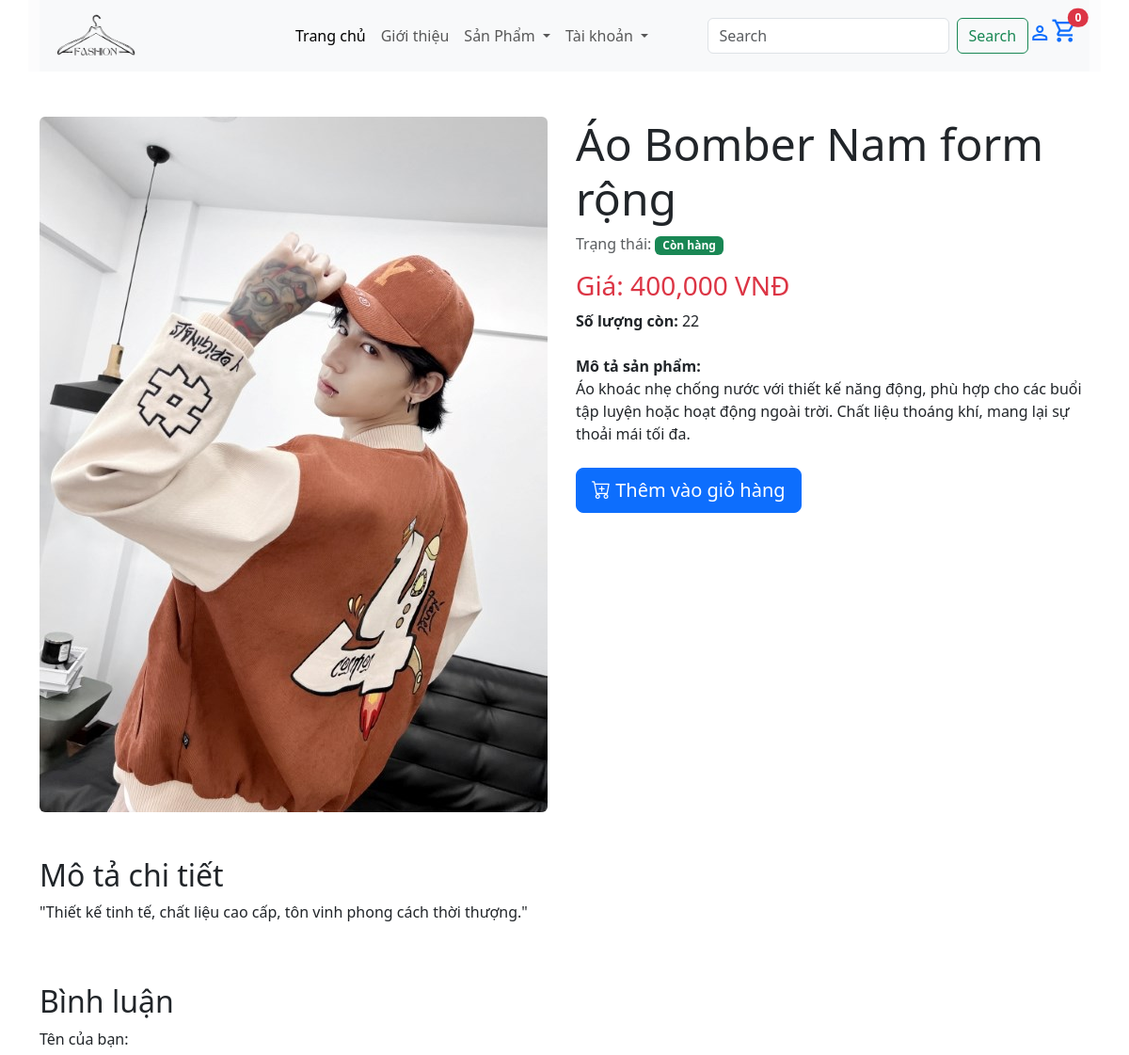
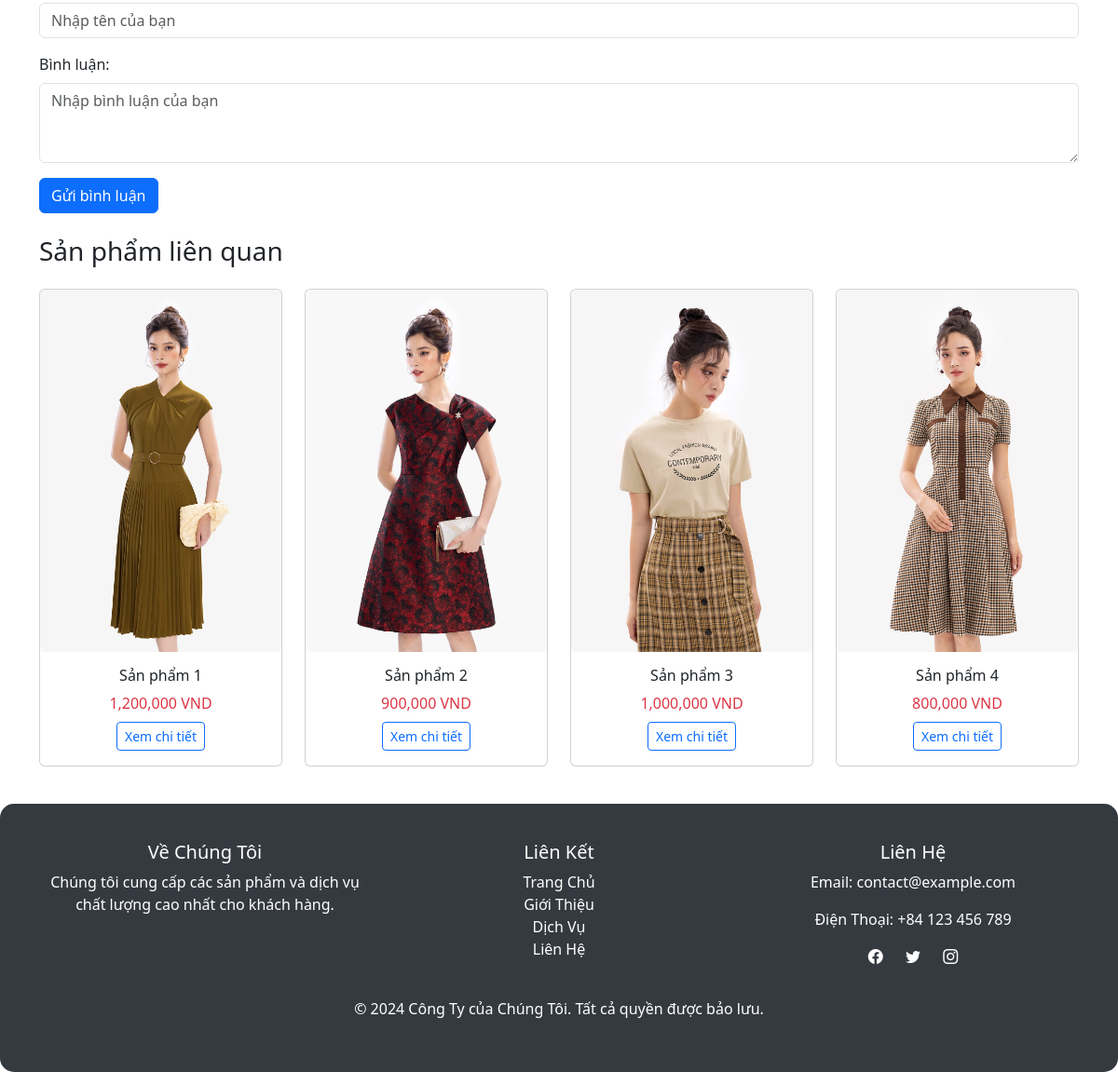
The page /index.php?ctl=detail&id=5 on the database its author committed (2 pictures, top to bottom).
### tables this page shows
CREATE TABLE `products` (
  `id` int NOT NULL,
  `name` varchar(255) NOT NULL,
  `image` varchar(255) NOT NULL,
  `price` bigint NOT NULL,
  `quantity` int NOT NULL,
  `description` text NOT NULL,
  `status` tinyint NOT NULL DEFAULT '1',
  `category_id` int NOT NULL
);

### common/function.php (called while the page is built, shortened)
<?php
function view($view, $data = [])
{
    extract($data);
    $view = str_replace('.', '/', $view);
    include_once ROOT_DIR . "views/$view.php";
}

### controllers/productcontroller.php (called while the page is built, shortened)
<?php
class ProductController {
    public function show() {
        $id = $_GET['id'] ?? null;
        if ($id) {
            $product = (new Product)->find($id);
            if ($product) {
                return view(
                    'clients.products.detail',
                    compact('product', 'categories', 'title')
                );
            } else {
                return view('404.404');
            }
        } else {
            return view('404.404');
        }
    }
}
?>

### index.php (called while the page is built, shortened)
<?php
require_once __DIR__ . "/common/function.php";
require_once __DIR__ . "/models/BaseModel.php";
require_once __DIR__ . "/models/Product.php";
require_once __DIR__ . "/controllers/productcontroller.php";
$ctl = $_GET['ctl'] ?? '';
match ($ctl) {
    '', 'home' => (new HomeController)->index(),
    'category' => (new productcontroller)->list(),
    'detail' => (new productcontroller)->show(),
    'add-cart' =>(new CartController)->addToCart(),
    'view-cart' =>(new CartController)->viewCart(),
    'delete-cart' =>(new CartController)->deleteProductInCart(),
    'update-cart' =>(new CartController)->updateCart(),
    'register' =>(new AuthController)->register(),
    'login' =>(new AuthController)->login(),
    'logout' =>(new AuthController)->logout(),
     'view-checkout' =>(new CartController)->ViewCheckOut(),
     'checkout' =>(new CartController)->checkOut(),
     'success' =>(new CartController)->success(),
     'search' =>(new SearchController)->search(),
    default => view("404.404"),
};

### models/BaseModel.php (called while the page is built, shortened)
<?php
class BaseModel
{
    public function __construct()
    {
        try {
            $this->conn = new PDO("mysql:host=localhost; dbname=N6; charset=utf8", "root", "");
        } catch (PDOException $e) {
            echo "Lỗi kết nối cơ sở dữ liệu: " . $e->getMessage();
        }
    }
}

### models/Product.php (called while the page is built, shortened)
<?php
class Product extends BaseModel
{
    public function find($id)
    {
        $sql = "SELECT * FROM products WHERE id=:id";
        $stmt = $this->conn->prepare($sql);
        $stmt->execute(['id' => $id]);
        return $stmt->fetch(PDO::FETCH_ASSOC);
    }
}

### views/clients/products/detail.php (the view, shortened to what this page needs)
<?php include_once ROOT_DIR . "views/clients/header.php" ?>
<div class="container mt-5">
    <div class="row">
        <div class="col-md-6">
            <img src="<?= 'images/' . $product['image'] ?>" alt="<?= $product['name'] ?>" class="img-fluid rounded">
        </div>
        <div class="col-md-6">
            <h1 class="display-5"><?= $product['name'] ?></h1>
            <p class="text-muted">Trạng thái:
                <span class="badge bg-success">
                    <?= $product['quantity'] ? 'Còn hàng' : 'Hết hàng' ?>
                </span>
            </p>
            <h3 class="text-danger">Giá: <?= number_format($product['price']) ?> VNĐ</h3>
            <p><strong>Số lượng còn:</strong> <?= $product['quantity'] ?></p>
            <p class="mt-4">
                <strong>Mô tả sản phẩm:</strong><br>
                <?= $product['description'] ?>
            </p>
            <div class="mt-4">
                <a href="<?=ROOT_URL . '?ctl=add-cart&id=' . $product['id'] ?>" class="btn btn-primary btn-lg">
                    <i class="bi bi-cart-plus"></i> Thêm vào giỏ hàng
                </a>
            </div>
        </div>
    </div>
    <div class="row mt-5">
        <div class="col">
            <h2>Mô tả chi tiết</h2>
            <p>
            "Thiết kế tinh tế, chất liệu cao cấp, tôn vinh phong cách thời thượng."
            </p>
        </div>
    </div>
    <div class="row mt-5">
        <div class="col">
            <h2>Bình luận</h2>
            <form method="POST" action="">
                <div class="mb-3">
                    <label for="username" class="form-label">Tên của bạn:</label>
                    <input type="text" name="username" id="username" class="form-control" placeholder="Nhập tên của bạn" required>
                </div>
                <div class="mb-3">
                    <label for="comment" class="form-label">Bình luận:</label>
                    <textarea name="comment" id="comment" class="form-control" rows="3" placeholder="Nhập bình luận của bạn" required></textarea>
                </div>
                <button type="submit" class="btn btn-primary">Gửi bình luận</button>
            </form>
        </div>
    </div>
    <h3 class="mb-4">Sản phẩm liên quan</h3>
    <div class="row">
      <div class="col-md-3">
        <div class="card">
          <img src="images/img/anhnu1.webp" class="card-img-top rounded" alt="Sản phẩm 1">
          <div class="card-body text-center">
            <h6 class="card-title">Sản phẩm 1</h6>
            <p class="text-danger mb-2">1,200,000 VND</p>
            <a href="product-detail1.html" class="btn btn-sm btn-outline-primary">Xem chi tiết</a>
          </div>
        </div>
      </div>
      <div class="col-md-3">
        <div class="card">
          <img src="images/img/anhnu2.webp" class="card-img-top rounded" alt="Sản phẩm 2">
          <div class="card-body text-center">
            <h6 class="card-title">Sản phẩm 2</h6>
            <p class="text-danger mb-2">900,000 VND</p>
            <a href="product-detail2.html" class="btn btn-sm btn-outline-primary">Xem chi tiết</a>
          </div>
        </div>
      </div>
      <div class="col-md-3">
        <div class="card">
          <img src="images/img/anhnu8.webp" class="card-img-top rounded" alt="Sản phẩm 3">
          <div class="card-body text-center">
            <h6 class="card-title">Sản phẩm 3</h6>
            <p class="text-danger mb-2">1,000,000 VND</p>
            <a href="product-detail3.html" class="btn btn-sm btn-outline-primary">Xem chi tiết</a>
          </div>
        </div>
      </div>
      <div class="col-md-3">
        <div class="card">
          <img src="images/img/anhnu4.webp" class="card-img-top rounded" alt="Sản phẩm 4">
          <div class="card-body text-center">
            <h6 class="card-title">Sản phẩm 4</h6>
            <p class="text-danger mb-2">800,000 VND</p>
            <a href="product-detail4.html" class="btn btn-sm btn-outline-primary">Xem chi tiết</a>
          </div>
        </div>
      </div>
    </div>
  </div>
<?php include_once ROOT_DIR . "views/clients/footer.php" ?>

### rows shown on the page
products: image (picture), name "Áo Bomber Nam form rộng", price "400,000", quantity "22", description "Áo khoác nhẹ chống nước với thiết kế năng động, phù hợp cho các buổi tập luyện hoặc hoạt động ngoài trời. Chất liệu thoáng khí, mang lại sự thoải mái tối đa."

### other values the page prints
$_SESSION['totalQuantity'] "0"
